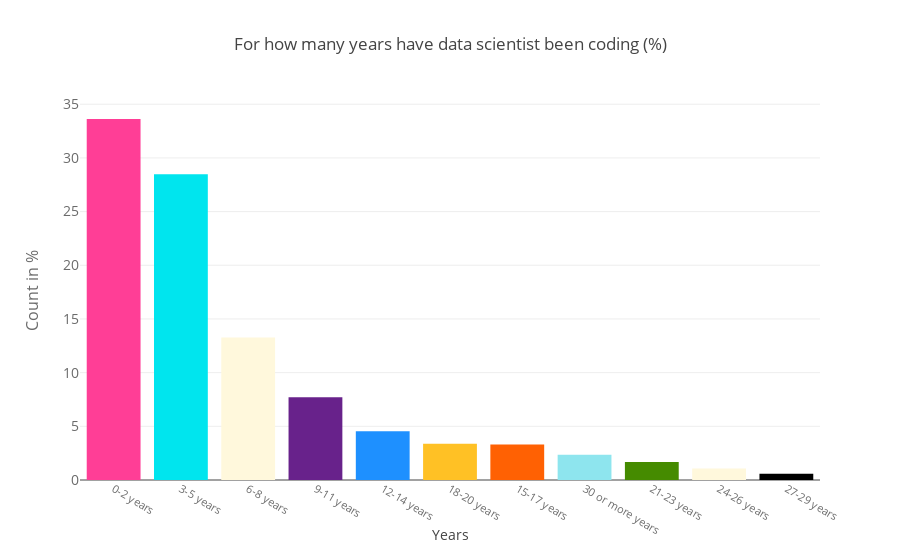

The code cell stored with this chart in its notebook:
### Markdown cell above
The framework most liked by data scientists is TensorFlow, followed by Spark, Torch/PyTorch. An interesting finding is that PyTorch is the fastest-growing framework. It uses the 10th position of the framework this year and the 4th place to use next year.

### Code cell
# plot years of coding
temp = stack_dm_data["YearsCodingProf"].value_counts()
trace = go.Bar(
    x = temp.index,
    y = (temp / temp.sum())*100,
    marker=dict(
        color=['#FF3E96','#00E5EE','#FFF8DC','#68228B','#1E90FF','#FFC125','#FF6103','#8EE5EE','#458B00','#FFF8DC'],
        colorscale = 'Blues',
        reversescale = True
    ),
)
data = [trace]
layout = go.Layout(
    title = "For how many years have data scientist been coding (%) ",
    xaxis=dict(
        title='Years',
        tickfont=dict(
            size=11,
            color='rgb(107, 107, 107)'
        )
    ),
    yaxis=dict(
        title='Count in %',
        titlefont=dict(
            size=16,
            color='rgb(107, 107, 107)'
        ),
        tickfont=dict(
            size=14,
            color='rgb(107, 107, 107)'
        )
)
)
fig = go.Figure(data=data, layout=layout)
py.iplot(fig, filename='schoolStateNames')

### Figure 1 — Plotly figure (JSON) as saved in the notebook; plotly's stock layout.template omitted (floating-point values rounded to 4 significant figures)
{"data": [{"marker": {"color": ["#FF3E96", "#00E5EE", "#FFF8DC", "#68228B", "#1E90FF", "#FFC125", "#FF6103", "#8EE5EE", "#458B00", "#FFF8DC"], "colorscale": "Blues", "reversescale": true}, "type": "bar", "uid": "d9da36dd-fd4b-422d-8bb6-2c0970858065", "x": ["0-2 years", "3-5 years", "6-8 years", "9-11 years", "12-14 years", "18-20 years", "15-17 years", "30 or more years", "21-23 years", "24-26 years", "27-29 years"], "y": [33.62, 28.48, 13.28, 7.716, 4.536, 3.383, 3.305, 2.354, 1.668, 1.076, 0.5768]}], "layout": {"title": "For how many years have data scientist been coding (%) ", "xaxis": {"tickfont": {"color": "rgb(107, 107, 107)", "size": 11}, "title": "Years"}, "yaxis": {"tickfont": {"color": "rgb(107, 107, 107)", "size": 14}, "title": "Count in %", "titlefont": {"color": "rgb(107, 107, 107)", "size": 16}}}}
